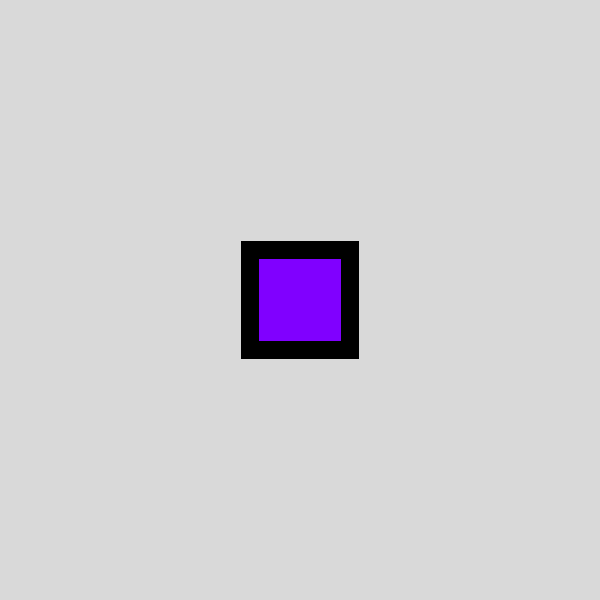
Frame 1 (no input)
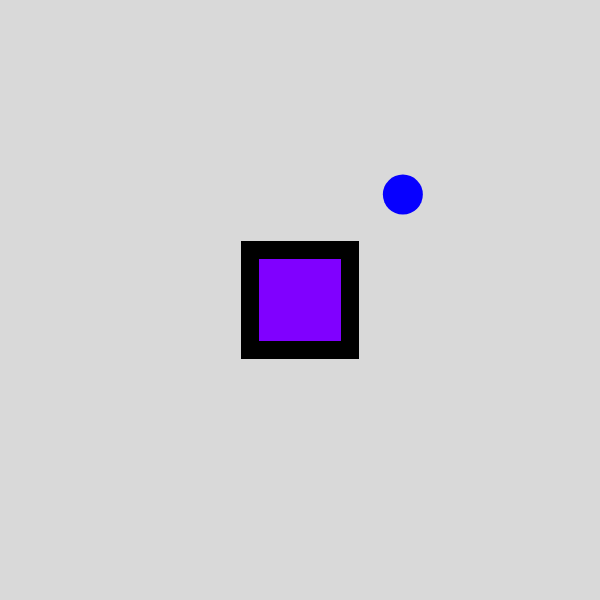
Frame 60 (no input)
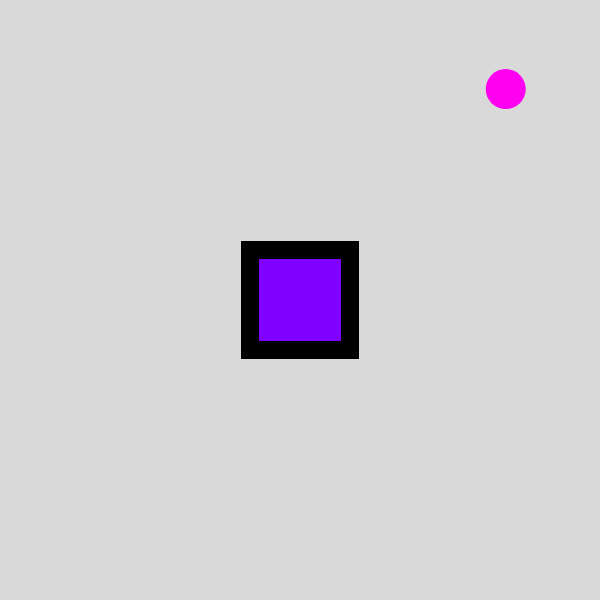
Frame 120 (the mouse pressed at the canvas centre since frame 60)

The p5.js sketch that drew these frames (run headless with seeded random() and noise() and a simulated clock; from frame 60 on, the mouse is pressed at the canvas centre):

// p5.js sketch
// ── sketch.js
let posX
let posY

let velX
let velY

let radius = 20

function setup() {
  createCanvas(600, 600)

  colorMode(HSB, width, 100, 100)
  posX = width * 0.5
  posY = height * 0.5

  velX = random(-4, 4)
  velY = random(-3, 3)
}

function draw() {
  posX = posX + velX
  posY += velY

  if(posY + radius >= height || posY - radius <= 0){
    velY = velY * -1
  }
   if(posX + radius >= width || posX - radius <= 0){
    velX = velX * -1
  }

  background(0, 0, 85)

  noStroke()

  fill(posX, 100, 100)

  circle(posX, posY, radius * 2)

  stroke(255, 0, 0)
  strokeWeight(18)

  fill(width * 0.75, 100, 100)

  rect(width * 0.5-50, height * 0.5-50, 100, 100);

}
